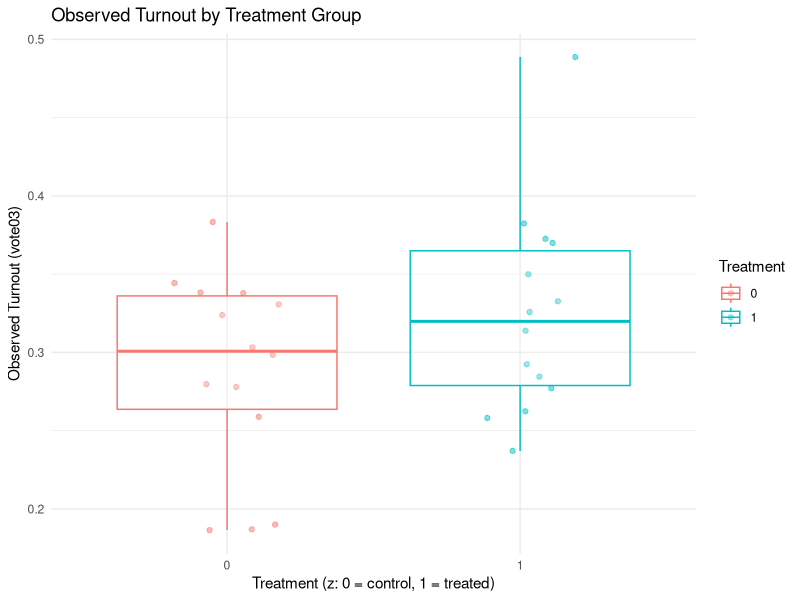
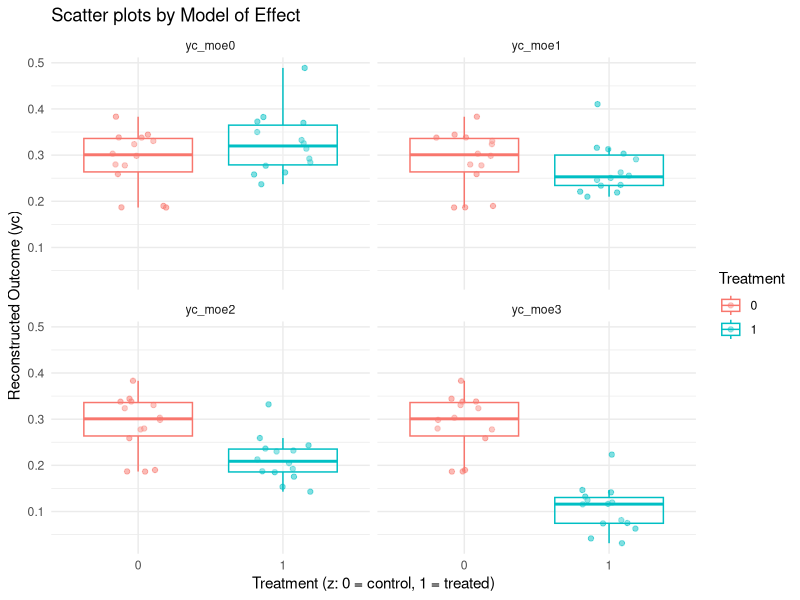

Source code (R) for these figures, in order:
## ---- chunk 1
knitr::opts_chunk$set(echo = TRUE)
## ---- chunk 2
acorn <- read.csv("acorn03.csv")
## ---- chunk 3
library("MASS")
library("sandwich")
library("lmtest")

options(digits = 3)
## ---- chunk 4
model <- lm(vote03 ~ z, data = acorn)
summary(model)
## ---- chunk 5
library(ggplot2)

ggplot(acorn, aes(x = as.factor(z), y = vote03, color = as.factor(z))) +
  geom_jitter(width = 0.2, alpha = 0.5) +
  geom_boxplot(alpha = 0.2, outlier.shape = NA) +
  labs(
    x = "Treatment (z: 0 = control, 1 = treated)",
    y = "Observed Turnout (vote03)",
    color = "Treatment",
    title = "Observed Turnout by Treatment Group"
  ) +
  theme_minimal()

## ---- chunk 6
acorn_e <- transform(acorn, 
                     yc_moe0 = vote03, 
                     yc_moe1 = vote03 - contact/10,
                     yc_moe2 = vote03 - contact/5)
## ---- chunk 7
acorn_e <- transform(acorn_e,
  yc_moe3 = vote03 - 0.3 * sqrt(contact)
)
## ---- chunk 8
library(tidyr)

acorn_long <- acorn_e |>
  pivot_longer(
    cols = starts_with("yc_moe"),
    names_to = "model",
    values_to = "yc"
  )

ggplot(acorn_long, aes(x = as.factor(z), y = yc, color = as.factor(z))) +
  geom_jitter(width = 0.2, alpha = 0.5) +
  geom_boxplot(alpha = 0.2, outlier.shape = NA) +
  facet_wrap(~ model, ncol = 2) +
  labs(
    x = "Treatment (z: 0 = control, 1 = treated)",
    y = "Reconstructed Outcome (yc)",
    color = "Treatment",
    title = "Scatter plots by Model of Effect"
  ) +
  theme_minimal()

## ---- chunk 9
t.test(yc_moe0 ~ z, data = acorn_e)
t.test(yc_moe1 ~ z, data = acorn_e)
t.test(yc_moe2 ~ z, data = acorn_e)
t.test(yc_moe3 ~ z, data = acorn_e)
## ---- chunk 10
model0 <- lm(yc_moe0 ~ z, data = acorn_e)
lmtest::coeftest(model0, sandwich::vcovHC, type = "HC2")
model1 <- lm(yc_moe1 ~ z, data = acorn_e)
lmtest::coeftest(model1, sandwich::vcovHC, type = "HC2")
model2 <- lm(yc_moe2 ~ z, data = acorn_e)
lmtest::coeftest(model2, sandwich::vcovHC, type = "HC2")
model3 <- lm(yc_moe3 ~ z, data = acorn_e)
lmtest::coeftest(model3, sandwich::vcovHC, type = "HC2")
